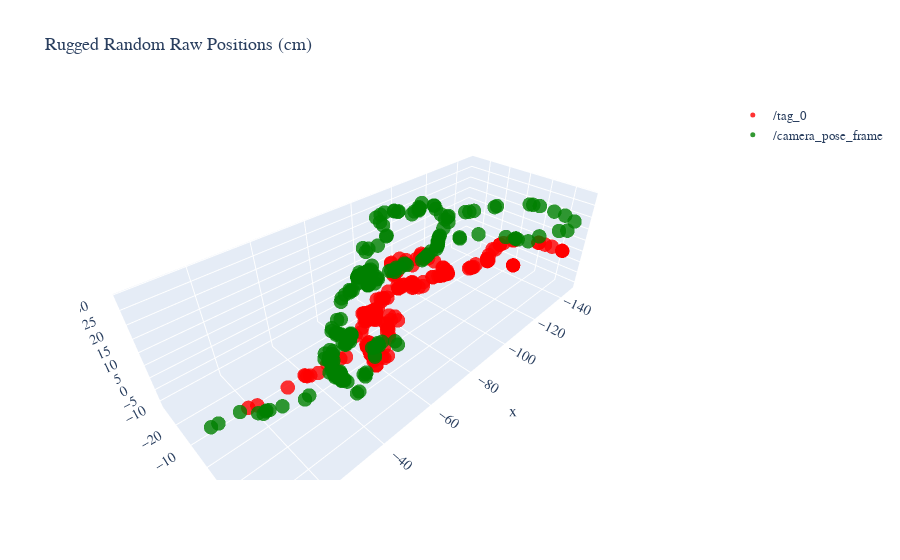

This figure's notebook cell:
### Code cell
# 4. Rugged Random
draw_3d("rugged_random.csv", "Rugged Random Raw Trajectory (cm)")

### Figure 1 — Plotly figure (JSON) as saved in the notebook; plotly's stock layout.template omitted (floating-point values rounded to 4 significant figures; data arrays with more than 128 entries replaced by an {"elided": "..."} marker saying what was removed)
{"data": [{"marker": {"color": "red", "opacity": 0.8, "size": 5}, "mode": "markers", "name": "/tag_0", "type": "scatter3d", "x": {"elided": "246 float values"}, "y": {"elided": "246 float values"}, "z": {"elided": "246 float values"}}, {"marker": {"color": "green", "opacity": 0.8, "size": 5}, "mode": "markers", "name": "/camera_pose_frame", "type": "scatter3d", "x": {"elided": "246 float values"}, "y": {"elided": "246 float values"}, "z": {"elided": "246 float values"}}], "layout": {"font": {"family": "Courier New, monospace", "size": 13}, "title": {"text": "Rugged Random Raw Positions (cm)"}}}
